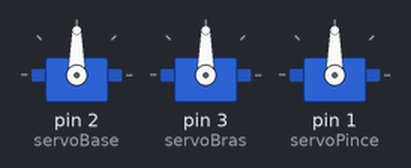
Bench run of a sketch on a simulated Arduino Uno, built with avr-gcc and run on an emulated ATmega328P. Shown: 3 × servo.

Above: at 0.05 s.
At 1.5 s:
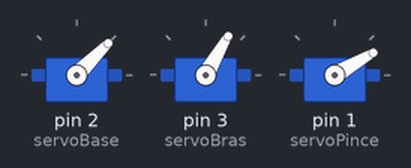
At 3.0 s:
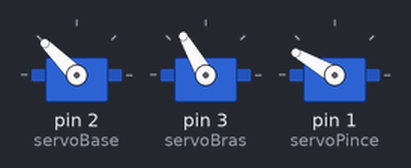
Timing chart, 0 to 5.2 s (numbered marks = the images above):
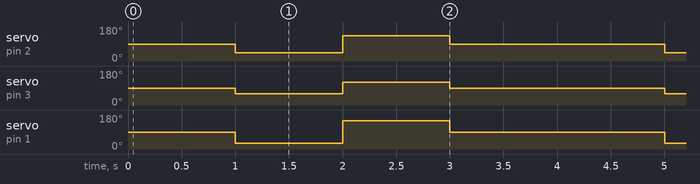

Measured:
- by itself, servo on pin 2 (servoBase): repeats every 4.0 s: 135° 1.0 s, 90° 2.0 s, 45° 1.0 s
- by itself, servo on pin 3 (servoBras): repeats every 4.0 s: 120° 1.0 s, 90° 2.0 s, 60° 1.0 s
- by itself, servo on pin 1 (servoPince): repeats every 4.0 s: 150° 1.0 s, 90° 2.0 s, 30° 1.0 s

The sketch:

codeexo3.ino
```cpp
// C++ code
//

#include <Servo.h>

Servo servoBase;
Servo servoBras;
Servo servoPince;

void setup() {
  servoBase.attach(2);
  servoBras.attach(3);
  servoPince.attach(1);
}

void loop() {
  // Position initiale
  servoBase.write(90);
  servoBras.write(90);
  servoPince.write(90);
  delay(1000);

  // Position 2
  servoBase.write(45);
  servoBras.write(60);
  servoPince.write(30);
  delay(1000);

  // Position 3
  servoBase.write(135);
  servoBras.write(120);
  servoPince.write(150);
  delay(1000);

  // Retour à la position initiale
  servoBase.write(90);
  servoBras.write(90);
  servoPince.write(90);
  delay(1000);
}
```
